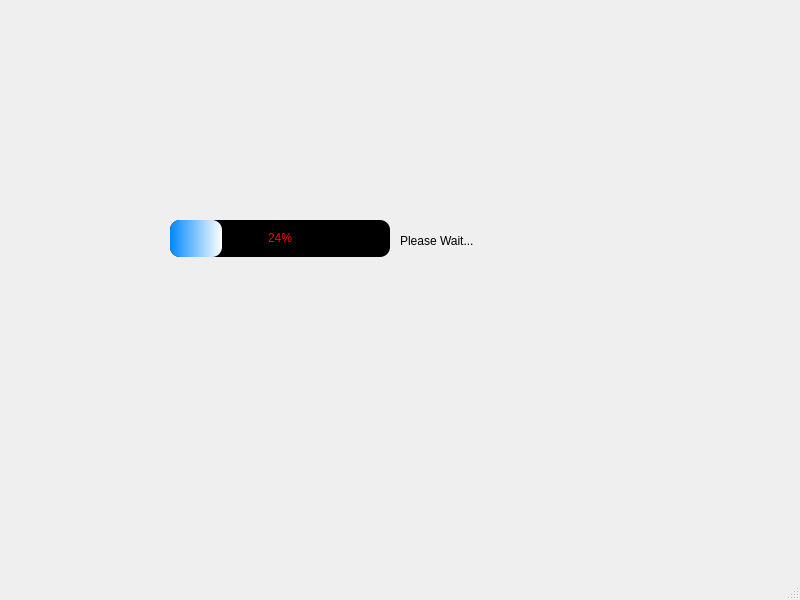
<?xml version="1.0" encoding="UTF-8"?>
<ui version="4.0">
 <class>MainWindow</class>
 <widget class="QMainWindow" name="MainWindow">
  <property name="geometry">
   <rect>
    <x>0</x>
    <y>0</y>
    <width>800</width>
    <height>600</height>
   </rect>
  </property>
  <property name="windowTitle">
   <string>MainWindow</string>
  </property>
  <widget class="QWidget" name="centralwidget">
   <widget class="QProgressBar" name="progressBar">
    <property name="geometry">
     <rect>
      <x>170</x>
      <y>220</y>
      <width>220</width>
      <height>37</height>
     </rect>
    </property>
    <property name="maximumSize">
     <size>
      <width>220</width>
      <height>37</height>
     </size>
    </property>
    <property name="styleSheet">
     <string notr="true">QProgressBar{
	background-color:rgb(0, 0, 0);
	border-style: none;
	border-radius: 10px;
	text-align: center;
	color: rgb(255, 0, 0)
}

QProgressBar::chunk{
background-color: qlineargradient(spread:pad, x1:0, y1:0, x2:1, y2:0, stop:0 rgba(0, 136, 255, 255), stop:1 rgba(255, 255, 255, 255));
border-radius: 10px;
}</string>
    </property>
    <property name="value">
     <number>24</number>
    </property>
   </widget>
   <widget class="QLabel" name="label">
    <property name="geometry">
     <rect>
      <x>400</x>
      <y>230</y>
      <width>91</width>
      <height>21</height>
     </rect>
    </property>
    <property name="text">
     <string>Please Wait...</string>
    </property>
   </widget>
  </widget>
  <widget class="QMenuBar" name="menubar">
   <property name="geometry">
    <rect>
     <x>0</x>
     <y>0</y>
     <width>800</width>
     <height>21</height>
    </rect>
   </property>
  </widget>
  <widget class="QStatusBar" name="statusbar"/>
 </widget>
 <resources/>
 <connections/>
</ui>
